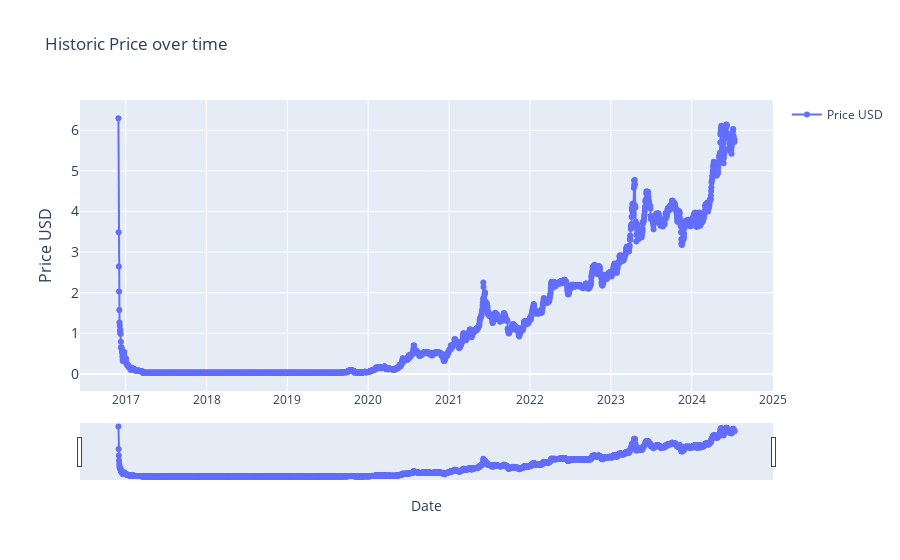

Here is the notebook cell this chart was saved with:
### Markdown cell above
### historic_price

### Code cell
#outputs historic price

import plotly.graph_objects as go
import pandas as pd
from ipywidgets import interact, DatePicker
import numpy as np


df = current_item.copy()


start_date_picker = DatePicker(description='Start Date', value=START_DATE)
end_date_picker = DatePicker(description='End Date', value=END_DATE)


interact(lambda start_date, end_date: plot_historic_price(df, start_date, end_date),
         start_date=start_date_picker, end_date=end_date_picker)

### Figure 1 — Plotly figure (JSON) as saved in the notebook; plotly's stock layout.template omitted (floating-point values rounded to 4 significant figures; data arrays with more than 128 entries replaced by an {"elided": "..."} marker saying what was removed)
{"data": [{"mode": "lines+markers", "name": "Price USD", "type": "scatter", "x": {"elided": "2784 str values"}, "y": {"elided": "2784 float values"}}], "layout": {"showlegend": true, "title": {"text": "Historic Price over time"}, "xaxis": {"rangeslider": {"visible": true}, "title": {"text": "Date"}, "type": "date"}, "yaxis": {"tickfont": {"size": 14}, "title": {"font": {"size": 16}, "text": "Price USD"}}}}
